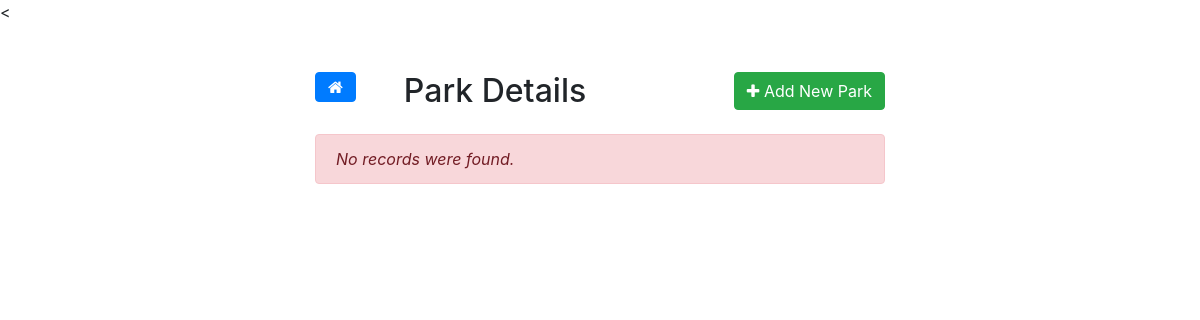
Page /PHP/Parks/index.php on the earlier database version.
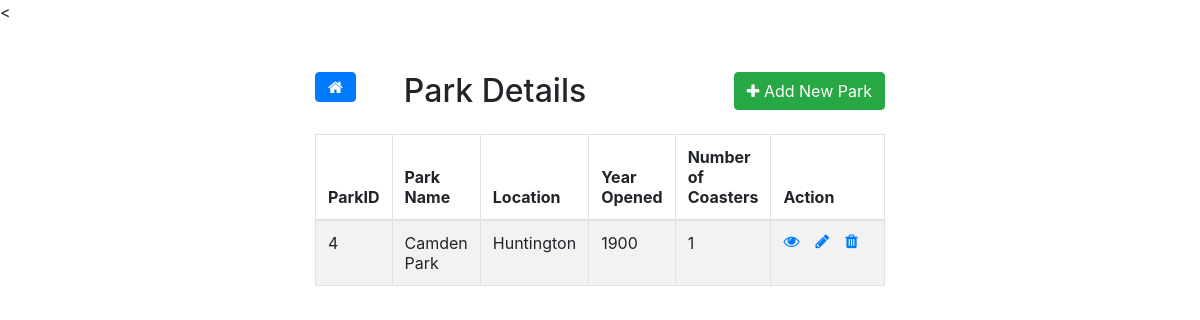
Same page on the later database version.
### tables this page shows
CREATE TABLE `parks` (
  `parkID` int NOT NULL,
  `park_name` varchar(30) DEFAULT NULL,
  `location` varchar(45) DEFAULT NULL,
  `year_opened` int DEFAULT NULL,
  `num_coasters` int DEFAULT NULL,
  PRIMARY KEY (`parkID`)
);

### PHP/Parks/index.php (the view, shortened to what this page needs)
<!DOCTYPE html>
<html lang="en">
<head>
    <link rel="stylesheet" href="https://stackpath.bootstrapcdn.com/bootstrap/4.5.2/css/bootstrap.min.css">
    <link rel="stylesheet" href="https://maxcdn.bootstrapcdn.com/font-awesome/4.7.0/css/font-awesome.min.css">
</head>
<body>
    <div class="wrapper">
        <div class="container-fluid">
            <div class="row">
                <div class="col-md-12">
                    <div class="mt-5 mb-3 clearfix">
                        <a href="../welcome.php" class="btn btn-primary pull-left mr-5"><i class="fa fa-home"></i></a>
                        <h2 class="pull-left">Park Details</h2>
                        <a href="create.php" class="btn btn-success pull-right"><i class="fa fa-plus"></i> Add New Park</a>
                    </div>
                    <?php
                    require_once "../config.php";
                    $sql = "SELECT * FROM parks";
                    if($result = mysqli_query($link, $sql)){
                        if(mysqli_num_rows($result) > 0){
                            echo '<table class="table table-bordered table-striped">';
                                echo "<thead>";
                                    echo "<tr>";
                                        echo "<th>ParkID</th>";
                                        echo "<th>Park Name</th>";
                                        echo "<th>Location</th>";
                                        echo "<th>Year Opened</th>";
                                        echo "<th>Number of Coasters</th>";
                                        echo "<th>Action</th>";
                                    echo "</tr>";
                                echo "</thead>";
                                echo "<tbody>";
                                while($row = mysqli_fetch_array($result)){
                                    echo "<tr>";
                                        echo "<td>" . $row['parkID'] . "</td>";
                                        echo "<td>" . $row['park_name'] . "</td>";
                                        echo "<td>" . $row['location'] . "</td>";
                                        echo "<td>" . $row['year_opened'] . "</td>";
                                        echo "<td>" . $row['num_coasters'] . "</td>";
                                        echo "<td>";
                                            echo '<a href="read.php?id='. $row['id'] .'" class="mr-3" title="View Record" data-toggle="tooltip"><span class="fa fa-eye"></span></a>';
                                            echo '<a href="update.php?id='. $row['id'] .'" class="mr-3" title="Update Record" data-toggle="tooltip"><span class="fa fa-pencil"></span></a>';
                                            echo '<a href="delete.php?id='. $row['id'] .'" title="Delete Record" data-toggle="tooltip"><span class="fa fa-trash"></span></a>';
                                        echo "</td>";
                                    echo "</tr>";
                                }
                                echo "</tbody>";
                            echo "</table>";
                        } else{
                            echo '<div class="alert alert-danger"><em>No records were found.</em></div>';
                        }
                    } else{
                        echo "Oops! Something went wrong. Please try again later.";
                    }
                    ?>
                </div>
            </div>
        </div>
    </div>
</body>
</html>

Differences in the rows shown:
added parks: parkID "4", park_name "Camden Park", location "Huntington", year_opened "1900", num_coasters "1"
Other differences:
text no longer shown: "No records were found."
text now shown: "ParkID Park Name Location Year Opened Number of Coasters Action"
